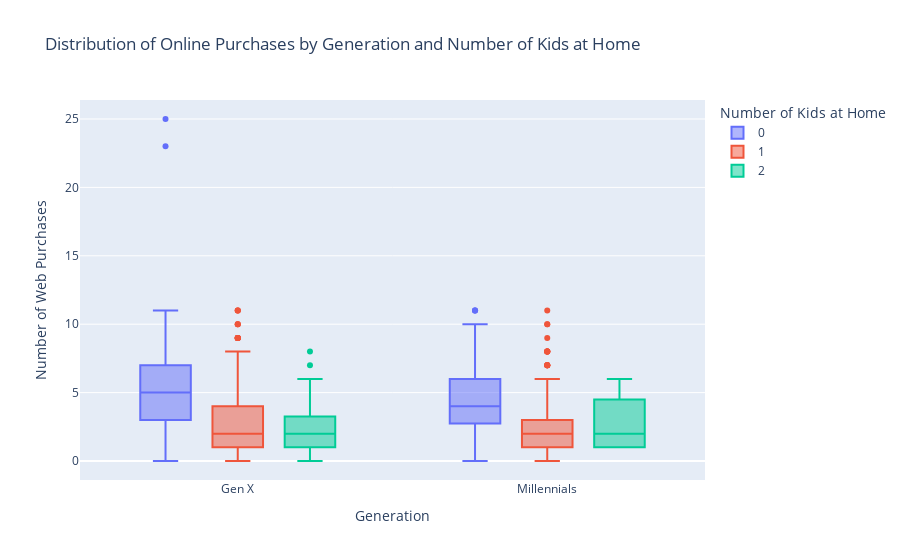

Here is the notebook cell this chart was saved with:
### Markdown cell above
<div style="background-color:#004d00; color:white; padding:12px; border-radius:6px;">

### How would you comment on the pattern of online purchases across different generations?

Gen X and Millennials show similar central tendencies but different variability in online purchasing behavior. Both generations have comparable median values of approximately 3 online purchases, and their interquartile ranges overlap considerably, indicating the middle 50% of customers shop online with similar frequency. However, Gen X shows greater variability with a higher upper quartile (Q3 around 6 vs. 5 for Millennials) and more extreme outliers, including power users making up to 25 purchases compared to Millennials' maximum of 11. While typical behavior is similar, Gen X demonstrates more diverse shopping patterns while Millennials show more uniform habits.

</div>

### Code cell
import plotly.express as px

# Create box plot with kids at home subdivision
fig = px.box(
    df_gen,
    x='Generation',
    y='NumWebPurchases',
    color='Kidhome',
    title='Distribution of Online Purchases by Generation and Number of Kids at Home',
    labels={
        'NumWebPurchases': 'Number of Web Purchases',
        'Generation': 'Generation',
        'Kidhome': 'Number of Kids at Home'
    }
)

fig.show()

### Figure 1 — Plotly figure (JSON) as saved in the notebook; plotly's stock layout.template omitted (floating-point values rounded to 4 significant figures; data arrays with more than 128 entries replaced by an {"elided": "..."} marker saying what was removed)
{"data": [{"alignmentgroup": "True", "hovertemplate": "Number of Kids at Home=0<br>Generation=%{x}<br>Number of Web Purchases=%{y}<extra></extra>", "legendgroup": "0", "marker": {"color": "#636efa"}, "name": "0", "notched": false, "offsetgroup": "0", "orientation": "v", "showlegend": true, "type": "box", "x": {"elided": "685 str values"}, "x0": " ", "xaxis": "x", "y": {"elided": "685 int values"}, "y0": " ", "yaxis": "y"}, {"alignmentgroup": "True", "hovertemplate": "Number of Kids at Home=1<br>Generation=%{x}<br>Number of Web Purchases=%{y}<extra></extra>", "legendgroup": "1", "marker": {"color": "#EF553B"}, "name": "1", "notched": false, "offsetgroup": "1", "orientation": "v", "showlegend": true, "type": "box", "x": {"elided": "723 str values"}, "x0": " ", "xaxis": "x", "y": {"elided": "723 int values"}, "y0": " ", "yaxis": "y"}, {"alignmentgroup": "True", "hovertemplate": "Number of Kids at Home=2<br>Generation=%{x}<br>Number of Web Purchases=%{y}<extra></extra>", "legendgroup": "2", "marker": {"color": "#00cc96"}, "name": "2", "notched": false, "offsetgroup": "2", "orientation": "v", "showlegend": true, "type": "box", "x": ["Millennials", "Gen X", "Gen X", "Gen X", "Gen X", "Gen X", "Gen X", "Gen X", "Gen X", "Gen X", "Gen X", "Gen X", "Gen X", "Gen X", "Gen X", "Gen X", "Millennials", "Millennials", "Gen X", "Gen X", "Gen X", "Gen X", "Gen X", "Gen X", "Gen X", "Gen X", "Gen X", "Gen X", "Millennials", "Gen X", "Gen X", "Gen X", "Gen X"], "x0": " ", "xaxis": "x", "y": [1, 4, 2, 3, 1, 3, 2, 2, 1, 4, 2, 1, 1, 8, 6, 3, 6, 1, 0, 3, 3, 6, 1, 2, 7, 1, 2, 1, 3, 5, 3, 1, 2], "y0": " ", "yaxis": "y"}], "layout": {"boxmode": "group", "legend": {"title": {"text": "Number of Kids at Home"}, "tracegroupgap": 0}, "title": {"text": "Distribution of Online Purchases by Generation and Number of Kids at Home"}, "xaxis": {"anchor": "y", "domain": [0, 1], "title": {"text": "Generation"}}, "yaxis": {"anchor": "x", "domain": [0, 1], "title": {"text": "Number of Web Purchases"}}}}
